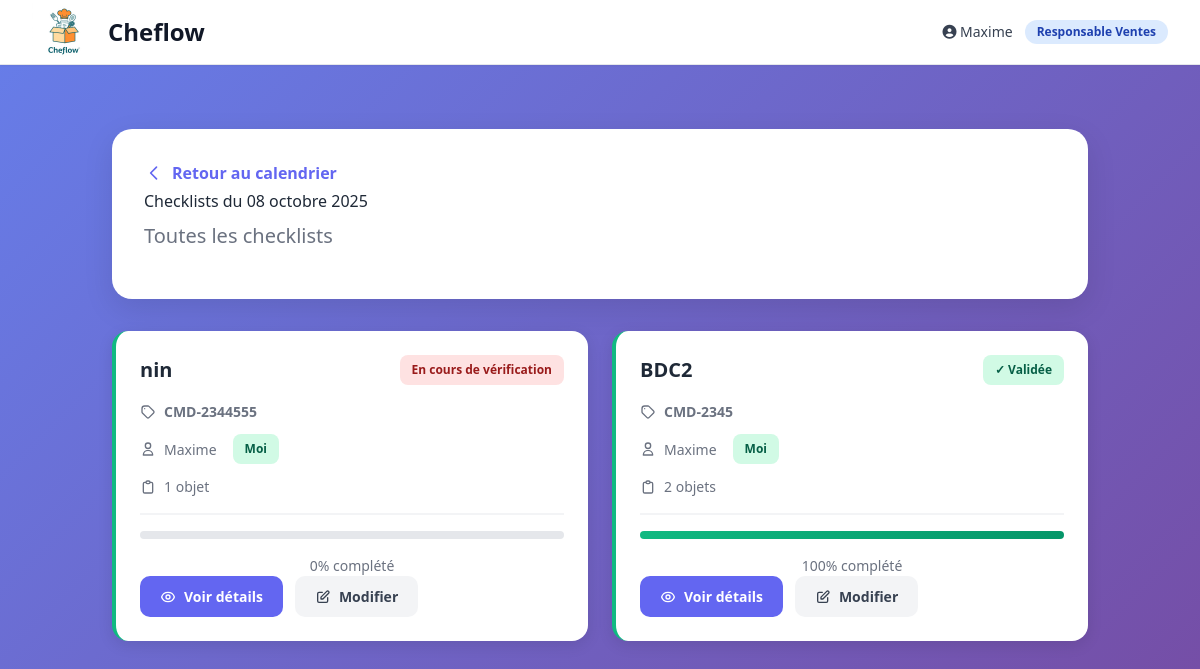
Screenshot of /ventes/checklists/date/2025-10-08/ (signed in) with the database file from the repository.
### users/models.py (models this page shows, shortened)
class CustomUser(AbstractUser):
    ROLE_CHOICES = [
        ('livreur', 'Livreur'),
        ('resp_livraison', 'Responsable Livraison'),
        ('vendeur', 'Vendeur/Vendeuse'),
        ('resp_ventes', 'Responsable Ventes'),
        ('cuisinier', 'Cuisinier'),
        ('resp_dept_cuisine', 'Responsable Département Cuisine'),
        ('chef_cuisine', 'Chef Cuisine'),
        ('chef_commande', 'Chef Commande'),
        ('maitre_hotel', 'Maître d\'Hôtel'),
        ('comptable', 'Comptable'),
        ('verificateur_checklist', 'Vérificateur Checklist'),
        ('admin', 'Administrateur'),
    ]
    role = models.CharField(max_length=30, choices=ROLE_CHOICES)
    telephone = models.CharField(max_length=20, blank=True)
    photo = models.ImageField(upload_to='users/', blank=True, null=True)
    departement_cuisine = models.CharField(max_length=50, blank=True)
    class Meta:
        verbose_name = 'Utilisateur'
        verbose_name_plural = 'Utilisateurs'

### ventes/models.py (models this page shows, shortened)
class Checklist(models.Model):
    STATUS_CHOICES = [
        ('brouillon', 'Brouillon'),
        ('en_attente', 'En attente de vérification'),
        ('en_cours', 'En cours de vérification'),
        ('validee', 'Validée'),
        ('incomplete', 'Incomplète'),
    ]
    id = models.UUIDField(primary_key=True, default=uuid.uuid4, editable=False)
    nom = models.CharField(max_length=200)
    numero_commande = models.CharField(max_length=20, unique=True, help_text="Pour lier à une livraison")
    livraison = models.ForeignKey('livraison.Livraison', on_delete=models.SET_NULL, null=True, blank=True, related_name='checklists')
    creee_par = models.ForeignKey(settings.AUTH_USER_MODEL, on_delete=models.SET_NULL, null=True, related_name='checklists_creees')
    verificateur = models.ForeignKey(settings.AUTH_USER_MODEL, on_delete=models.SET_NULL, null=True, blank=True, related_name='checklists_verifiees')
    date_evenement = models.DateField()
    date_creation = models.DateTimeField(default=timezone.now)
    date_modification = models.DateTimeField(auto_now=True)
    date_verification = models.DateTimeField(null=True, blank=True)
    status = models.CharField(max_length=20, choices=STATUS_CHOICES, default='en_cours')
    notes = models.TextField(blank=True)
    notes_verificateur = models.TextField(blank=True)
    class Meta:
        ordering = ['-date_evenement', '-date_creation']
        verbose_name = 'Checklist'
        verbose_name_plural = 'Checklists'
    def progression(self):
        total = self.items.count()
        if total == 0:
            return 0
        valides = self.items.filter(statut_verification='valide').count()
        return round((valides / total) * 100)

### ventes/views.py (the view)
# urls.py: path('checklists/date/<str:date>/', views.checklists_by_date, name='checklists_by_date'),
@login_required
def checklists_by_date(request, date):
    try:
        date_obj = datetime.strptime(date, '%Y-%m-%d').date()
    except ValueError:
        messages.error(request, "Date invalide")
        return redirect('ventes:dashboard_vendeuse')
    view_type = request.GET.get('view', 'all')
    checklists = Checklist.objects.filter(date_evenement=date_obj)
    if view_type == 'mine':
        checklists = checklists.filter(creee_par=request.user)
    checklists = checklists.select_related('creee_par').prefetch_related('items')
    context = {
        'date': date_obj,
        'checklists': checklists,
        'view_type': view_type,
    }
    return render(request, 'ventes/vendeuse/checklists_date.html', context)

### templates/ventes/vendeuse/checklists_date.html (shortened to what this page needs)
{% extends 'base/base.html' %}
{% load static %}
{% block content %}
<div class="container">
    <div class="header-card">
        <div class="header-top">
            <div>
                <a href="{% url 'ventes:dashboard_vendeuse' %}" class="back-btn">
                    <svg width="20" height="20" fill="none" stroke="currentColor" viewBox="0 0 24 24">
                        <path stroke-linecap="round" stroke-linejoin="round" stroke-width="2" d="M15 19l-7-7 7-7"/>
                    </svg>
                    Retour au calendrier
                </a>
                <h1>Checklists du {{ date|date:"d F Y" }}</h1>
                <p class="date-display">
                    {% if view_type == 'mine' %}
                        Mes checklists uniquement
                    {% else %}
                        Toutes les checklists
                    {% endif %}
                </p>
            </div>
        </div>
    </div>
    {% if checklists %}
    <div class="checklist-grid">
        {% for checklist in checklists %}
        <div class="checklist-card {% if checklist.creee_par == request.user %}mine{% endif %}">
            <div class="checklist-header">
                <div class="checklist-title">{{ checklist.nom }}</div>
                <span class="badge {{ checklist.status }}">
                    {% if checklist.status == 'validee' %}✓ Validée{% else %}{{ checklist.get_status_display }}{% endif %}
                </span>
            </div>
            <div class="checklist-info">
                <div class="info-row">
                    <svg width="16" height="16" fill="none" stroke="currentColor" viewBox="0 0 24 24">
                        <path stroke-linecap="round" stroke-linejoin="round" stroke-width="2" d="M7 7h.01M7 3h5c.512 0 1.024.195 1.414.586l7 7a2 2 0 010 2.828l-7 7a2 2 0 01-2.828 0l-7-7A1.994 1.994 0 013 12V7a4 4 0 014-4z"/>
                    </svg>
                    <strong>{{ checklist.numero_commande }}</strong>
                </div>
                <div class="info-row">
                    <svg width="16" height="16" fill="none" stroke="currentColor" viewBox="0 0 24 24">
                        <path stroke-linecap="round" stroke-linejoin="round" stroke-width="2" d="M16 7a4 4 0 11-8 0 4 4 0 018 0zM12 14a7 7 0 00-7 7h14a7 7 0 00-7-7z"/>
                    </svg>
                    {{ checklist.creee_par.get_full_name|default:checklist.creee_par.username }}
                    {% if checklist.creee_par == request.user %}
                        <span class="badge mine" style="margin-left: 0.5rem;">Moi</span>
                    {% endif %}
                </div>
                <div class="info-row">
                    <svg width="16" height="16" fill="none" stroke="currentColor" viewBox="0 0 24 24">
                        <path stroke-linecap="round" stroke-linejoin="round" stroke-width="2" d="M9 5H7a2 2 0 00-2 2v12a2 2 0 002 2h10a2 2 0 002-2V7a2 2 0 00-2-2h-2M9 5a2 2 0 002 2h2a2 2 0 002-2M9 5a2 2 0 012-2h2a2 2 0 012 2"/>
                    </svg>
                    {{ checklist.items.count }} objet{{ checklist.items.count|pluralize }}
                </div>
            </div>
            <div class="progress-bar-container">
                <div class="progress-bar" style="width: {{ checklist.progression }}%"></div>
            </div>
            <div style="text-align: center; color: #6b7280; font-size: 0.875rem; margin-top: 0.5rem;">
                {{ checklist.progression }}% complété
            </div>
            <div class="checklist-actions">
                <a href="{% url 'ventes:checklist_detail' checklist.pk %}" class="btn btn-primary">
                    Voir détails
                </a>
                {% if checklist.creee_par == request.user %}
                <a href="{% url 'ventes:checklist_edit' checklist.pk %}" class="btn btn-secondary">
                    <svg width="16" height="16" fill="none" stroke="currentColor" viewBox="0 0 24 24">
                        <path stroke-linecap="round" stroke-linejoin="round" stroke-width="2" d="M11 5H6a2 2 0 00-2 2v11a2 2 0 002 2h11a2 2 0 002-2v-5m-1.414-9.414a2 2 0 112.828 2.828L11.828 15H9v-2.828l8.586-8.586z"/>
                    </svg>
                    Modifier
                </a>
                {% endif %}
            </div>
        </div>
        {% endfor %}
    </div>
    {% endif %}
</div>
{% endblock %}

### templates/base/base.html (shortened to what this page needs)
{% load static %}
<!DOCTYPE html>
<html lang="fr">
<head>
    <script src="https://cdn.tailwindcss.com"></script>
   <link rel="stylesheet" href="https://cdnjs.cloudflare.com/ajax/libs/font-awesome/6.4.0/css/all.min.css">
    <link rel="stylesheet" href="https://cdnjs.cloudflare.com/ajax/libs/font-awesome/6.4.0/css/all.min.css">
</head>
<body class="bg-gray-50">
    <nav class="bg-white shadow-sm border-b border-gray-200" x-data="{ mobileMenuOpen: false }">
        <div class="max-w-7xl mx-auto px-4 sm:px-6 lg:px-8">
            <div class="flex justify-between h-16">
                <div class="flex items-center">
                    <h1 class="text-xl sm:text-2xl font-bold text-gray-900 flex items-center gap-2 sm:gap-3">
                        <img src="{% static 'images/logo.jpeg' %}"
                             alt="Cheflow Logo"
                             class="h-12 sm:h-16 w-auto">
                        <span class="hidden sm:inline">Cheflow</span>
                    </h1>
                </div>
                <div class="hidden md:flex items-center space-x-4">
                    {% if user.is_authenticated %}
                        <div class="flex items-center space-x-3">
                            <span class="text-sm text-gray-700">
                                <i class="fas fa-user-circle"></i>
                                {{ user.get_full_name|default:user.username }}
                            </span>
                            <span class="px-3 py-1 text-xs font-semibold rounded-full bg-blue-100 text-blue-800">
                                {{ user.get_role_display }}
                            </span>
                        </div>
                    {% endif %}
                </div>
            </div>
        </div>
    </nav>
    <main class="max-w-7xl mx-auto px-4 sm:px-6 lg:px-8 py-8">
        {% block content %}{% endblock %}
    </main>
</body>
</html>

### templates/ventes/vendeuse/checklists_date.html (style rules this page uses)
body { background: linear-gradient(135deg, #667eea 0%, #764ba2 100%); min-height: 100vh; }
.container { max-width: 1200px; margin: 2rem auto; padding: 0 1.5rem; }
.header-card { background: white; border-radius: 20px; padding: 2rem; margin-bottom: 2rem; box-shadow: 0 10px 30px rgba(0,0,0,0.1); }
.header-top { display: flex; justify-content: space-between; align-items: center; margin-bottom: 1rem; flex-wrap: wrap; gap: 1rem; }
.back-btn { display: inline-flex; align-items: center; gap: 0.5rem; color: #6366f1; text-decoration: none; font-weight: 600; transition: all 0.3s ease; }
h1 { font-size: 2rem; color: #1f2937; margin: 0; }
.date-display { font-size: 1.25rem; color: #6b7280; margin-top: 0.5rem; }
.checklist-grid { display: grid; grid-template-columns: repeat(auto-fill, minmax(350px, 1fr)); gap: 1.5rem; }
.checklist-card { background: white; border-radius: 16px; padding: 1.5rem; box-shadow: 0 4px 15px rgba(0,0,0,0.1); transition: all 0.3s ease; border-left: 4px solid #6366f1; }
.checklist-card.mine { border-left-color: #10b981; }
.checklist-header { display: flex; justify-content: space-between; align-items: start; margin-bottom: 1rem; }
.checklist-title { font-size: 1.25rem; font-weight: 700; color: #1f2937; }
.badge { padding: 0.375rem 0.75rem; border-radius: 8px; font-size: 0.75rem; font-weight: 600; }
.badge.validee { background: #d1fae5; color: #065f46; }
.badge.brouillon, .badge.en_cours { background: #fee2e2; color: #991b1b; }
.badge.mine { background: #d1fae5; color: #065f46; }
.checklist-info { display: flex; flex-direction: column; gap: 0.75rem; margin-bottom: 1rem; padding-bottom: 1rem; border-bottom: 2px solid #f3f4f6; }
.info-row { display: flex; align-items: center; gap: 0.5rem; color: #6b7280; font-size: 0.875rem; }
.progress-bar-container { width: 100%; height: 8px; background: #e5e7eb; border-radius: 10px; overflow: hidden; margin: 1rem 0; }
.progress-bar { height: 100%; background: linear-gradient(90deg, #10b981, #059669); transition: width 0.3s ease; }
.checklist-actions { display: flex; gap: 0.75rem; flex-wrap: wrap; }
.btn { padding: 0.625rem 1.25rem; border-radius: 10px; font-weight: 600; cursor: pointer; transition: all 0.3s ease; border: none; text-decoration: none; display: inline-flex; align-items: center; gap: 0.5rem; font-size: 0.875rem; }
.btn-primary { background: #6366f1; color: white; }
.btn-secondary { background: #f3f4f6; color: #374151; }

### rows the page displays
CustomUser: get_full_name "Maxime", role "Responsable Ventes"
Checklist: nom "nin", status "En cours de vérification", numero_commande "CMD-2344555", creee_par.get_full_name "Maxime", shows "Moi", items.count "1", progression "0", shows "Modifier"
Checklist: nom "BDC2", status "✓ Validée", numero_commande "CMD-2345", creee_par.get_full_name "Maxime", shows "Moi", items.count "2", progression "100", shows "Modifier"

### other values shown
{{ date|date:"d F Y" }} "08 octobre 2025"
